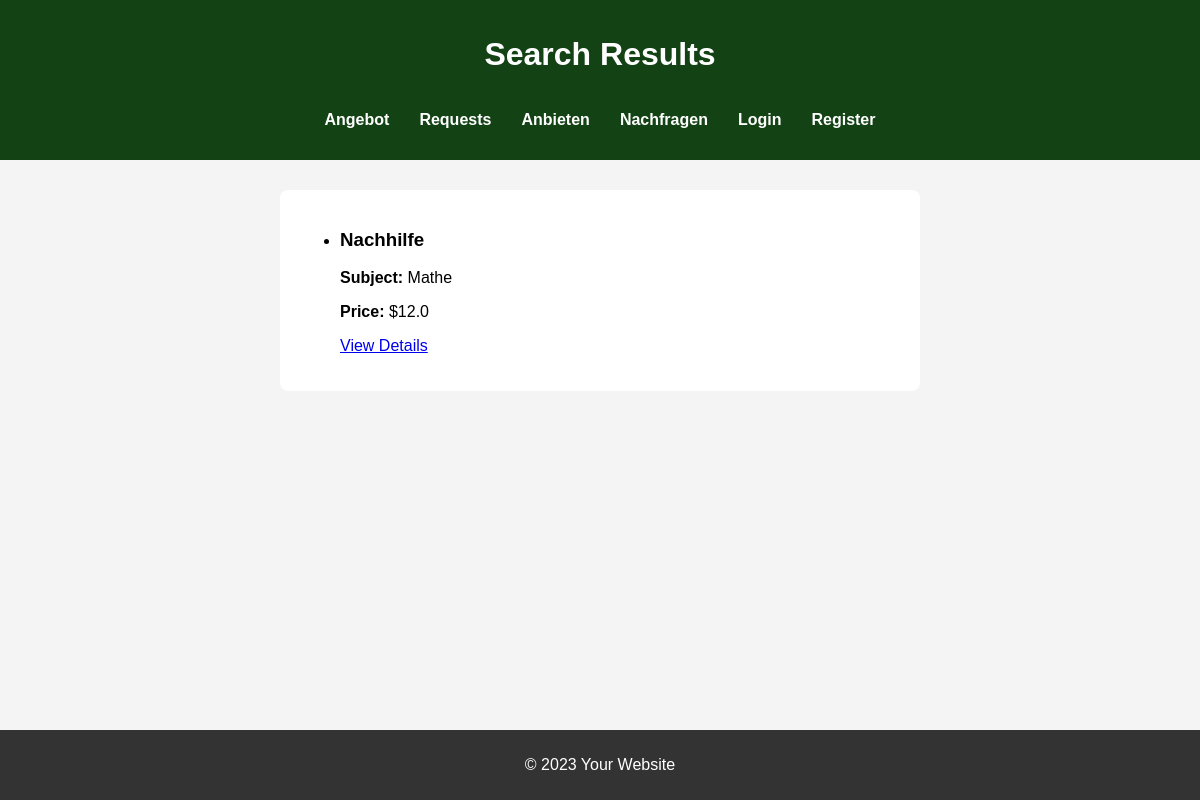
The page /search_results_supply on the database as committed earlier.
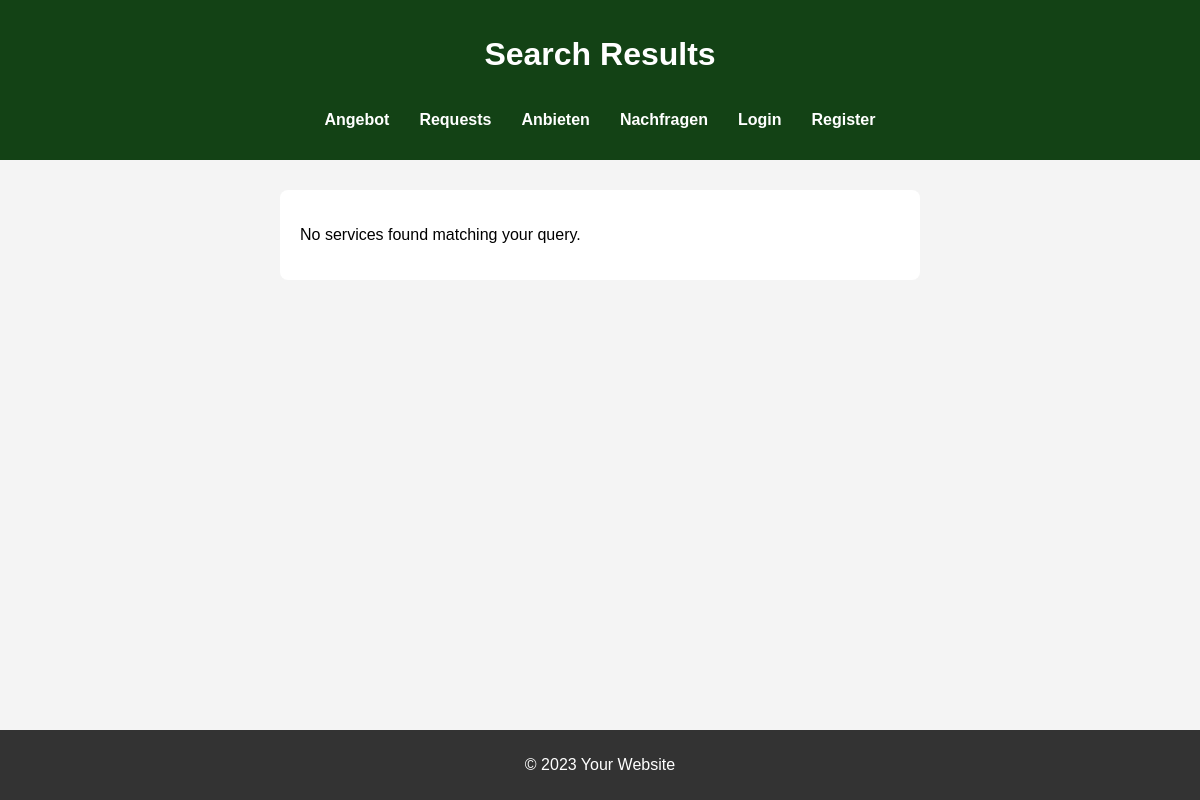
The same page on the database as committed later.
### app.py (models this page shows, shortened)
class ServicePost(db.Model):
    id = db.Column(db.Integer, primary_key=True)
    title = db.Column(db.String(100), nullable=False)
    description = db.Column(db.String(200), nullable=False)
    price = db.Column(db.Float, nullable=False)
    subject = db.Column(db.String(100), nullable=False)
    university = db.Column(db.String(100), nullable=False)
    semester = db.Column(db.String(50), nullable=False)
    contact =db.Column(db.String(100), nullable = False)
    additional_info =db.Column(db.String(200), nullable = True)
    user_id = db.Column(db.Integer, db.ForeignKey('user.id'), nullable=False)

### app.py (the view)
@app.route('/search_results_supply', methods=['GET'])
def search_results_supply():
    query = request.args.get('query')  # Get the search term from the URL (query parameter)
    if query:
        results = ServicePost.query.filter(
            (ServicePost.title.ilike(f"%{query}%")) |  # Match title
            (ServicePost.subject.ilike(f"%{query}%"))  # Or match subject
        ).all()
    else:
        results = ServicePost.query.all()  # If no query, show all results
    return render_template('search_results_supply.html', results=results)

### templates/search_results_supply.html (shortened to what this page needs)
<!DOCTYPE html>
<html lang="en">
<head>
    <link rel="stylesheet" href="{{ url_for('static', filename='style.css') }}">
</head>
<body>
    <header>
        <h1>Search Results</h1>
        <nav>
            <ul>
                <li><a href="/supply">Angebot</a></li>
                <li><a href="/requests">Requests</a></li>
                <li><a href="/university">Anbieten</a></li>
                <li><a href="/highschool">Nachfragen</a></li>
                {% if current_user.is_authenticated %}
                    <li><a href="/profile">Your Profile</a></li>
                    <li><a href="{{ url_for('logout') }}">Logout</a></li>
                {% else %}
                    <li><a href="{{ url_for('login') }}">Login</a></li>
                    <li><a href="{{ url_for('register') }}">Register</a></li>
                {% endif %}
            </ul>
        </nav>
    </header>
    <main>
        <form>
            {% if results %}
                <ul>
                    {% for post in results %}
                        <li>
                            <h3>{{ post.title }}</h3>
                            <p><strong>Subject:</strong> {{ post.subject }}</p>
                            <p><strong>Price:</strong> ${{ post.price }}</p>
                            <a href="{{ url_for('service_detail', service_id=post.id) }}">View Details</a>
                        </li>
                    {% endfor %}
                </ul>
            {% else %}
                <p>No services found matching your query.</p>
            {% endif %}
        </form>
    </main>
    <footer>
        <p>&copy; 2023 Your Website</p>
    </footer>
</body>
</html>

Rows that differ between the two databases and show on the page:
removed ServicePost: title "Nachhilfe", subject "Mathe", price "12.0"
Other text that changed with them:
text now shown: "No services found matching your query."
